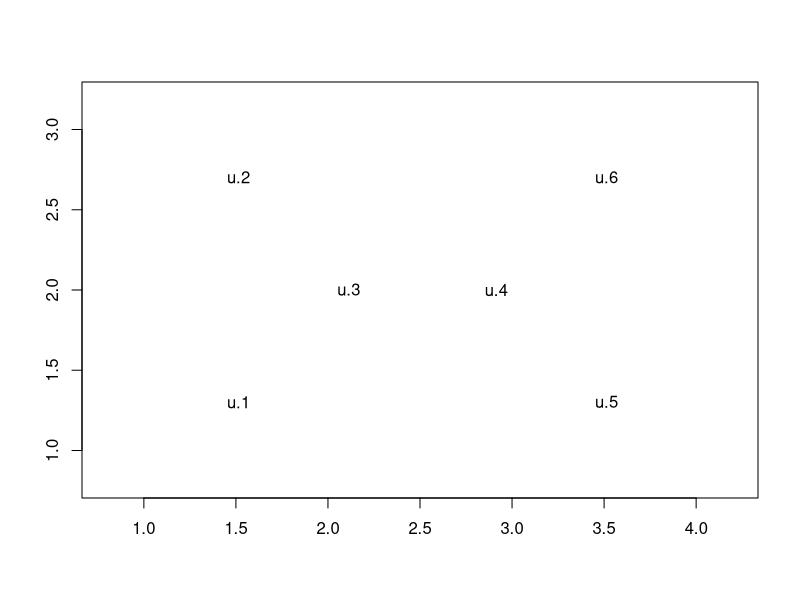
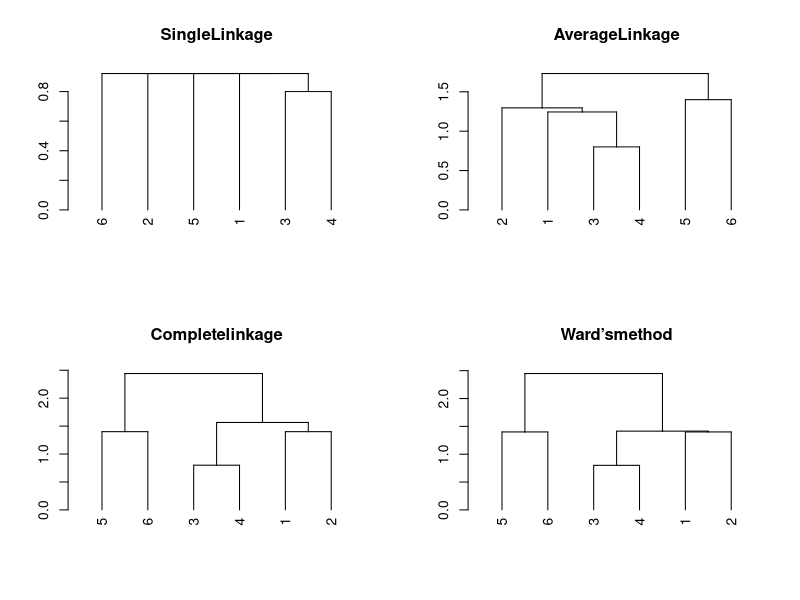

Reproduce these figures in R, in order.
## ---- chunk 1
knitr::opts_chunk$set(echo = TRUE)
## ---- chunk 2
X <- matrix(c(1.5 ,1.5 ,2.1 , 2.9 , 3.5 , 3.5 , 1.3 ,2.7 , 2.0 , 2.0 , 1.3 , 2.7) , ncol = 2)
plot( X , type = "n" , xlim = c(0.8 , 4.2) , ylim = c(0.8 , 3.2) , xlab = " " , ylab = " " )
text( X[ , 1] , X[ , 2] , paste ( " u." , 1:6 , sep = "" ) )
## ---- chunk 3
D <- dist (X)
par ( mfrow = c(2 , 2))
res <- hclust(D, method = "single")
plot( as.dendrogram(res), main = "SingleLinkage")
res <- hclust( D , method = "average" )
plot( as.dendrogram(res), main = "AverageLinkage" )
res <- hclust(D,method="complete")
plot(as.dendrogram(res) ,main = "Completelinkage")
res <- hclust(D,method="ward.D2")
plot(as.dendrogram(res), main = "Ward’smethod" )

